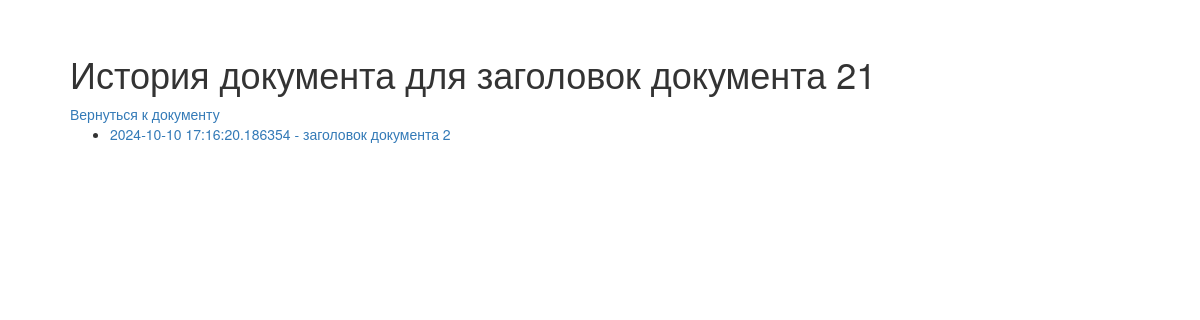
Page /docs/archiv/2 on the earlier database version.
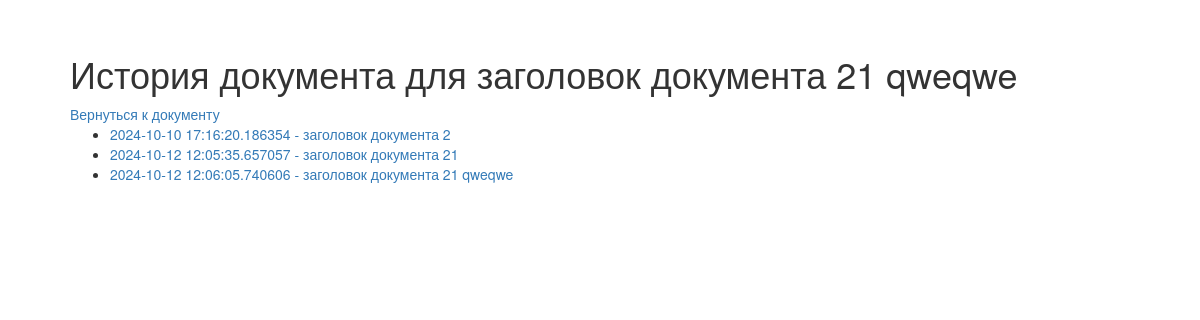
Same page on the later database version.
### models.py (models this page shows)
class Document(Base):
    __tablename__ = 't_doc'
    id = Column(Integer, primary_key=True)
    title = Column(String(100), nullable=False)
    content = Column(String(250), nullable=False)
    is_deleted = Column(Boolean, default=False)

class Archiv(Base):
    __tablename__ = 't_archiv'
    id = Column(Integer, primary_key=True)
    id_doc = Column(Integer, ForeignKey('t_doc.id'))
    ts = Column(DateTime, default=datetime.now())
    title = Column(String(100), nullable=False)
    content = Column(String(250), nullable=False)

### storage.py (the view)
@app.route('/docs/archiv/<int:doc_id>')
@error_exceptions
def archiv_for_doc(doc_id):
    doc = DB.get_doc_by_id(doc_id)
    archiv_list = DB.get_arch_list_by_doc(doc_id)
    return render_template('history_list.html', doc=doc, archiv_list=archiv_list)

### DB_ORM.py (called while the page is built)
def get_doc_by_id(doc_id):
    try:
        doc = session.query(Document).filter_by(id=doc_id).one()
        return doc
    except Exception as err:
        raise NotFoundDocumentError(err)

def get_arch_list_by_doc(doc_id):
    try:
        archs = session.query(Archiv).filter_by(id_doc=doc_id).all()
        return archs
    except Exception as err:
        raise NotFoundDocumentError(err)

### storage.py (called while the page is built)
def error_exceptions(func):
    @wraps(func)
    def inner_func(*args, **kwargs):
        try:
            return func(*args, **kwargs)
        except NotFoundDocumentError as err:
            return render_template('error_404.html', error=str(err))
        except SaveDocumentError as err:
            return render_template('error_save.html', error=str(err))
        except Exception as err:
            return render_template('error.html', error=str(err))
    return inner_func

### templates/history_list.html
{% extends 'base.html' %}
{% block content %}
<h1>История документа для {{ doc.title }}</h1>
    <a href="{{ url_for('get_doc', doc_id=doc.id) }}">Вернуться к документу</a>
    {% if archiv_list %}
    <ul>
        {% for arch_item in archiv_list %}
            <li><a href="{{ url_for('get_archiv', arch_id=arch_item.id) }}">
                {{ arch_item.ts }} - {{ arch_item.title }}</a></li>
        {% endfor %}
    </ul>
    {% else %}
        <p>Нет версий для документа, документ еще не изменялся</p>
    {% endif %}
{% endblock %}

### templates/base.html (shortened to what this page needs)
<!DOCTYPE html>
<html>
  <head>
    <link
      rel="stylesheet"
      href="https://maxcdn.bootstrapcdn.com/bootstrap/3.3.7/css/bootstrap.min.css" />
    <link type="text/css" href="{{ url_for('static', filename='styles.css')}}" rel="stylesheet" />
  </head>
  <body>
    <div>
        {% block content %}{% endblock %}
    </div>
  </body>
</html>

### static/styles.css (style rules this page uses)
body { margin-top: 2%; margin-bottom: 2%; margin-left: 5%; margin-right: 5%; padding: 10px 10px 10px 10px; }

Differences in the rows shown:
changed Document: title "заголовок документа 21" → "заголовок документа 21 qweqwe"
added Archiv: ts "2024-10-12 12:05:35.657057", title "заголовок документа 21"
added Archiv: ts "2024-10-12 12:06:05.740606", title "заголовок документа 21 qweqwe"
